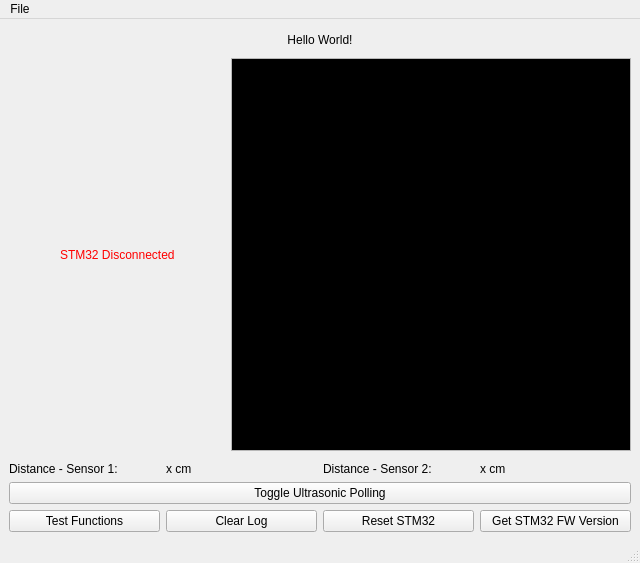
<?xml version="1.0" encoding="UTF-8"?>
<ui version="4.0">
 <class>MainWindow</class>
 <widget class="QMainWindow" name="MainWindow">
  <property name="geometry">
   <rect>
    <x>0</x>
    <y>0</y>
    <width>640</width>
    <height>563</height>
   </rect>
  </property>
  <property name="windowTitle">
   <string>Cryptoid (Control Utility)</string>
  </property>
  <widget class="QWidget" name="centralwidget">
   <layout class="QVBoxLayout" name="verticalLayout">
    <item>
     <spacer name="verticalSpacer">
      <property name="orientation">
       <enum>Qt::Vertical</enum>
      </property>
      <property name="sizeType">
       <enum>QSizePolicy::Fixed</enum>
      </property>
      <property name="sizeHint" stdset="0">
       <size>
        <width>20</width>
        <height>5</height>
       </size>
      </property>
     </spacer>
    </item>
    <item>
     <widget class="QLabel" name="mwLabel">
      <property name="text">
       <string>Hello World!</string>
      </property>
      <property name="alignment">
       <set>Qt::AlignCenter</set>
      </property>
     </widget>
    </item>
    <item>
     <spacer name="verticalSpacer_3">
      <property name="orientation">
       <enum>Qt::Vertical</enum>
      </property>
      <property name="sizeType">
       <enum>QSizePolicy::Minimum</enum>
      </property>
      <property name="sizeHint" stdset="0">
       <size>
        <width>20</width>
        <height>5</height>
       </size>
      </property>
     </spacer>
    </item>
    <item>
     <layout class="QHBoxLayout" name="horizontalLayout">
      <item>
       <spacer name="horizontalSpacer">
        <property name="orientation">
         <enum>Qt::Horizontal</enum>
        </property>
        <property name="sizeHint" stdset="0">
         <size>
          <width>40</width>
          <height>20</height>
         </size>
        </property>
       </spacer>
      </item>
      <item>
       <widget class="QLabel" name="stm32Connected">
        <property name="styleSheet">
         <string notr="true">color:#FF0000</string>
        </property>
        <property name="text">
         <string>STM32 Disconnected</string>
        </property>
       </widget>
      </item>
      <item>
       <spacer name="horizontalSpacer_2">
        <property name="orientation">
         <enum>Qt::Horizontal</enum>
        </property>
        <property name="sizeHint" stdset="0">
         <size>
          <width>40</width>
          <height>20</height>
         </size>
        </property>
       </spacer>
      </item>
      <item>
       <widget class="QTextBrowser" name="logTb">
        <property name="minimumSize">
         <size>
          <width>400</width>
          <height>0</height>
         </size>
        </property>
        <property name="maximumSize">
         <size>
          <width>400</width>
          <height>16777215</height>
         </size>
        </property>
        <property name="palette">
         <palette>
          <active>
           <colorrole role="WindowText">
            <brush brushstyle="SolidPattern">
             <color alpha="255">
              <red>255</red>
              <green>255</green>
              <blue>255</blue>
             </color>
            </brush>
           </colorrole>
           <colorrole role="Text">
            <brush brushstyle="SolidPattern">
             <color alpha="255">
              <red>255</red>
              <green>255</green>
              <blue>255</blue>
             </color>
            </brush>
           </colorrole>
           <colorrole role="ButtonText">
            <brush brushstyle="SolidPattern">
             <color alpha="255">
              <red>255</red>
              <green>255</green>
              <blue>255</blue>
             </color>
            </brush>
           </colorrole>
           <colorrole role="Base">
            <brush brushstyle="SolidPattern">
             <color alpha="255">
              <red>0</red>
              <green>0</green>
              <blue>0</blue>
             </color>
            </brush>
           </colorrole>
           <colorrole role="HighlightedText">
            <brush brushstyle="SolidPattern">
             <color alpha="255">
              <red>255</red>
              <green>255</green>
              <blue>255</blue>
             </color>
            </brush>
           </colorrole>
           <colorrole role="ToolTipText">
            <brush brushstyle="SolidPattern">
             <color alpha="255">
              <red>255</red>
              <green>255</green>
              <blue>255</blue>
             </color>
            </brush>
           </colorrole>
          </active>
          <inactive>
           <colorrole role="WindowText">
            <brush brushstyle="SolidPattern">
             <color alpha="255">
              <red>255</red>
              <green>255</green>
              <blue>255</blue>
             </color>
            </brush>
           </colorrole>
           <colorrole role="Text">
            <brush brushstyle="SolidPattern">
             <color alpha="255">
              <red>255</red>
              <green>255</green>
              <blue>255</blue>
             </color>
            </brush>
           </colorrole>
           <colorrole role="ButtonText">
            <brush brushstyle="SolidPattern">
             <color alpha="255">
              <red>255</red>
              <green>255</green>
              <blue>255</blue>
             </color>
            </brush>
           </colorrole>
           <colorrole role="Base">
            <brush brushstyle="SolidPattern">
             <color alpha="255">
              <red>0</red>
              <green>0</green>
              <blue>0</blue>
             </color>
            </brush>
           </colorrole>
           <colorrole role="HighlightedText">
            <brush brushstyle="SolidPattern">
             <color alpha="255">
              <red>255</red>
              <green>255</green>
              <blue>255</blue>
             </color>
            </brush>
           </colorrole>
           <colorrole role="ToolTipText">
            <brush brushstyle="SolidPattern">
             <color alpha="255">
              <red>255</red>
              <green>255</green>
              <blue>255</blue>
             </color>
            </brush>
           </colorrole>
          </inactive>
          <disabled>
           <colorrole role="WindowText">
            <brush brushstyle="SolidPattern">
             <color alpha="63">
              <red>0</red>
              <green>0</green>
              <blue>0</blue>
             </color>
            </brush>
           </colorrole>
           <colorrole role="Text">
            <brush brushstyle="SolidPattern">
             <color alpha="63">
              <red>0</red>
              <green>0</green>
              <blue>0</blue>
             </color>
            </brush>
           </colorrole>
           <colorrole role="ButtonText">
            <brush brushstyle="SolidPattern">
             <color alpha="255">
              <red>148</red>
              <green>148</green>
              <blue>148</blue>
             </color>
            </brush>
           </colorrole>
           <colorrole role="Base">
            <brush brushstyle="SolidPattern">
             <color alpha="255">
              <red>236</red>
              <green>236</green>
              <blue>236</blue>
             </color>
            </brush>
           </colorrole>
           <colorrole role="HighlightedText">
            <brush brushstyle="SolidPattern">
             <color alpha="255">
              <red>255</red>
              <green>255</green>
              <blue>255</blue>
             </color>
            </brush>
           </colorrole>
           <colorrole role="ToolTipText">
            <brush brushstyle="SolidPattern">
             <color alpha="255">
              <red>255</red>
              <green>255</green>
              <blue>255</blue>
             </color>
            </brush>
           </colorrole>
          </disabled>
         </palette>
        </property>
        <property name="openLinks">
         <bool>false</bool>
        </property>
       </widget>
      </item>
     </layout>
    </item>
    <item>
     <spacer name="verticalSpacer_2">
      <property name="orientation">
       <enum>Qt::Vertical</enum>
      </property>
      <property name="sizeType">
       <enum>QSizePolicy::Fixed</enum>
      </property>
      <property name="sizeHint" stdset="0">
       <size>
        <width>20</width>
        <height>5</height>
       </size>
      </property>
     </spacer>
    </item>
    <item>
     <layout class="QHBoxLayout" name="ultrasonicLayout1">
      <item>
       <widget class="QLabel" name="distanceLabel1">
        <property name="text">
         <string>Distance - Sensor 1:</string>
        </property>
       </widget>
      </item>
      <item>
       <widget class="QLabel" name="distanceValue1">
        <property name="text">
         <string>x cm</string>
        </property>
       </widget>
      </item>
      <item>
       <widget class="QLabel" name="distanceLabel2">
        <property name="text">
         <string>Distance - Sensor 2:</string>
        </property>
       </widget>
      </item>
      <item>
       <widget class="QLabel" name="distanceValue2">
        <property name="text">
         <string>x cm</string>
        </property>
       </widget>
      </item>
     </layout>
    </item>
    <item>
     <layout class="QHBoxLayout" name="ultrasonicLayout2">
      <item>
       <widget class="QPushButton" name="enableUltrasonicPoll">
        <property name="text">
         <string>Toggle Ultrasonic Polling</string>
        </property>
       </widget>
      </item>
     </layout>
    </item>
    <item>
     <layout class="QHBoxLayout" name="horizontalLayout_2">
      <property name="sizeConstraint">
       <enum>QLayout::SetDefaultConstraint</enum>
      </property>
      <property name="leftMargin">
       <number>0</number>
      </property>
      <property name="topMargin">
       <number>0</number>
      </property>
      <property name="rightMargin">
       <number>0</number>
      </property>
      <property name="bottomMargin">
       <number>0</number>
      </property>
      <item>
       <widget class="QPushButton" name="doAThing">
        <property name="text">
         <string>Test Functions</string>
        </property>
       </widget>
      </item>
      <item>
       <widget class="QPushButton" name="clearBtn">
        <property name="text">
         <string>Clear Log</string>
        </property>
       </widget>
      </item>
      <item>
       <widget class="QPushButton" name="resetBtn">
        <property name="text">
         <string>Reset STM32</string>
        </property>
       </widget>
      </item>
      <item>
       <widget class="QPushButton" name="versBtn">
        <property name="text">
         <string>Get STM32 FW Version</string>
        </property>
       </widget>
      </item>
     </layout>
    </item>
   </layout>
  </widget>
  <widget class="QMenuBar" name="menubar">
   <property name="geometry">
    <rect>
     <x>0</x>
     <y>0</y>
     <width>640</width>
     <height>22</height>
    </rect>
   </property>
   <property name="nativeMenuBar">
    <bool>true</bool>
   </property>
   <widget class="QMenu" name="menuFile">
    <property name="title">
     <string>File</string>
    </property>
    <addaction name="actionQuit"/>
   </widget>
   <addaction name="menuFile"/>
  </widget>
  <widget class="QStatusBar" name="statusbar"/>
  <action name="actionQuit">
   <property name="text">
    <string>Quit</string>
   </property>
  </action>
 </widget>
 <resources/>
 <connections/>
</ui>
